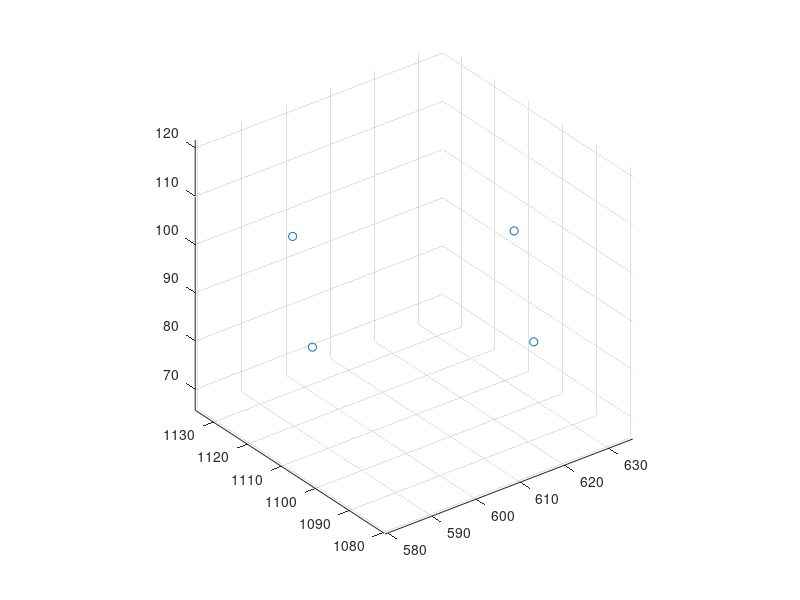

Recreate this plot in MATLAB. (Note: this script raises an error after producing the figure.)
clc
clear
close all
%% DataStreaming
%      ViconRealTimeSDK_WJ;
%      save('Reference_data_protonG2','BufferForSave');
%      
    BufferForSave = load('Reference_data_protonG2')
    BufferForSave = BufferForSave.BufferForSave;
    
    %% Calculate distance.
    marker1 = BufferForSave(4:end,1:3);
    marker2 = BufferForSave(4:end,4:6);
    marker3 = BufferForSave(4:end,7:9);
    marker4 = BufferForSave(4:end,10:12);
    
    marker1_mean = mean(marker1,1)
    marker2_mean = mean(marker2,1)
    marker3_mean = mean(marker3,1)
    marker4_mean = mean(marker4,1)
    markers = [marker1_mean;marker2_mean;marker3_mean;marker4_mean]'
    figure(1), scatter3(markers(1,:),markers(2,:),markers(3,:))
    axis equal, hold on;
    
    Dist1to2 = GetDist(marker1_mean,marker2_mean);
    Dist1to3 = GetDist(marker1_mean,marker3_mean);
    Dist1to4 = GetDist(marker1_mean,marker4_mean);
    Dist2to3 = GetDist(marker2_mean,marker3_mean);
    Dist2to4 = GetDist(marker2_mean,marker4_mean);
    Dist3to4 = GetDist(marker3_mean,marker4_mean);
    
    DistData = [Dist1to2;Dist1to3;Dist1to4;Dist2to3;Dist2to4;Dist3to4];
    DistData = sort(DistData);
    Dist_mean = mean(DistData(1:4));
    
    GenerPoint_Reference = Dist_mean/2
%     GenerPoint = [Dist_mean,Dist_mean,0;...
%         Dist_mean,0,0;...
%         0,Dist_mean,0;...
%         0,0,0]'
%     
    GenerPoint = [0,Dist_mean,0;...
        0,0,0;...
        Dist_mean,Dist_mean,0;...
        Dist_mean,0,0]'
    
    figure(1),scatter3(GenerPoint(1,:),GenerPoint(2,:),GenerPoint(3,:))
    axis equal;
    
  
    
    
    figure(1),hold on;
    [Cube_point] = GenerateCube(markers);
    DrawCube(Cube_point,1,'b');
    
    
    [refer_Cube_point] = GenerateCube(GenerPoint);
    DrawCube(refer_Cube_point,1,'r')
    axis equal 
    
    
    %% switch.
    figure(100), hold on;
    view(3),grid on;
    for hh = 1 : size(Cube_point,2)
        scatter3(Cube_point(1,hh),Cube_point(2,hh),Cube_point(3,hh))
        scatter3(refer_Cube_point(1,hh),refer_Cube_point(2,hh),refer_Cube_point(3,hh))
        pause(3)
    end
       
    %% RelationMatrix(pinv)
    Cube_Point_forinv = [Cube_point; ones(1,size(Cube_point,2))]
    refer_Cube_point_forinv = [refer_Cube_point; ones(1,size(refer_Cube_point,2))]
    
    RelationMatrix = refer_Cube_point_forinv*pinv(Cube_Point_forinv)
    save('RelationMatrix','RelationMatrix');
    %%
    
    for kk = 1 : size(Cube_Point_forinv,2)
        point_transffered(1:4,kk) = RelationMatrix*Cube_Point_forinv(:,kk);
    end
    figure(1),hold on;
    scatter3(point_transffered(1,:),point_transffered(2,:),point_transffered(3,:),'g');
    
    
    
    
    %%
%        ViconRealTimeSDK_WJ;
%       save('motion_data_protonG2','BufferForSave');
    BufferForSave = load('motion_data_protonG2.mat')
    BufferForSave = BufferForSave.BufferForSave;
    
     
     %%
     MotionData = BufferForSave;
     save('Motion_data.mat','BufferForSave')
     
     Motion_marker1 = MotionData(4:end,1:3);
     Motion_marker2 = MotionData(4:end,4:6);
     Motion_marker3 = MotionData(4:end,7:9);
     Motion_marker4 = MotionData(4:end,10:12);
    
     
     Motion_marker_data = Motion_marker2';
     Motion_marker_data = [Motion_marker_data;ones(1,size(Motion_marker_data,2))]
     
     figure(3),hold on;view(3);
     scatter3(Motion_marker_data(1,:),Motion_marker_data(2,:),Motion_marker_data(3,:));
     axis equal; grid on;
     %%
     for ii = 1 : size(Motion_marker_data,2)
        Motion_marker1_transffered(1:4,ii) = RelationMatrix*Motion_marker_data(:,ii);    
     end
    figure(3),
    scatter3(Motion_marker1_transffered(1,:),Motion_marker1_transffered(2,:),Motion_marker1_transffered(3,:),'r')
    axis equal; grid on;
      
    %% plotting 
    
    for tt = 1 : size(Motion_marker1_transffered,2)
        diff_dist(tt) =  dist3d(Motion_marker1_transffered(1:3,1),Motion_marker1_transffered(1:3,tt));
    end
    figure(4)
    [pks,locs] = findpeaks(diff_dist)
    plot(diff_dist)
    pks_max = max(pks)
    [max_r,max_c] = find(diff_dist == pks_max)
    pks_min = min(pks)
    [min_r,min_c] = find(diff_dist == pks_min)
    
    motion_distance = abs(pks_max) + abs(pks_min)
    
   %%
    
    stdv_x = std(Motion_marker1_transffered(1,:))
    stdv_y = std(Motion_marker1_transffered(2,:))
    stdv_z = std(Motion_marker1_transffered(3,:))
 
    
    stdv_x_motion = std(Motion_marker_data(1,:))
    stdv_y_motion = std(Motion_marker_data(2,:))
    stdv_z_motion = std(Motion_marker_data(3,:))
    
    distance_motion = dist3d(Motion_marker1_transffered(1:3,max_c),Motion_marker1_transffered(1:3,min_c))
    
    
    %%
 
    curve_fitted_data = Motion_marker1_transffered(2,:)
    axisData = [1: size(Motion_marker1_transffered,2)]
    [fitresult, gof] = createFit(curve_fitted_data)
        for ii = 1 : size(axisData,2)
            fitresultData(ii) = fitresult.a0 + ...
            fitresult.a1*cos(ii*fitresult.w) +...
            fitresult.b1*sin(ii*fitresult.w) + ...
            fitresult.a2*cos(2*ii*fitresult.w) + fitresult.b2*sin(2*ii*fitresult.w) +...
            fitresult.a3*cos(3*ii*fitresult.w) + fitresult.b3*sin(3*ii*fitresult.w);
        end
    
     figure(8), hold on
     plot(axisData,fitresultData)
     [pks,locs] = findpeaks(fitresultData)
     plot(locs,pks,'or')
%     
%     
    
    
    